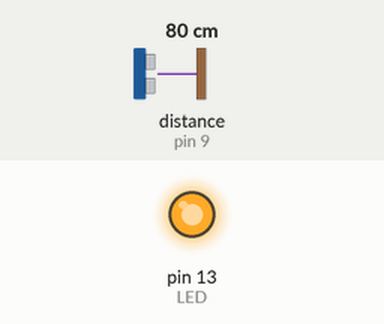
Recording of a sketch running on a simulated Arduino Uno, built with avr-gcc and run on an emulated ATmega328P. Shown: output pins drawn as LEDs (lit = HIGH). Wiring (inferred from the names in the program): ultrasonic range finder: trigger pin 8; echo pin 9. The test bench sets the inputs (shaded band); at power-on: distance to the obstacle (sensor on pin 9) 80 cm. The echo pulse lasts 58.3 µs per cm; pins used as bus, display or sensor lines are not drawn.

Above: at 1.2 s.
1.3 s: distance to the obstacle (sensor on pin 9) set to 251 cm
2.8 s: distance to the obstacle (sensor on pin 9) set to 258 cm
At 3.3 s:
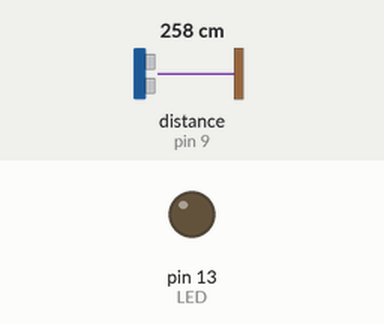
4.3 s: distance to the obstacle (sensor on pin 9) set to 2 cm
At 4.7 s:
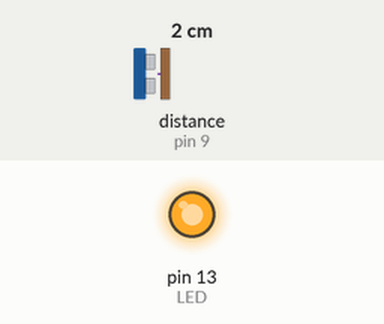
5.8 s: distance to the obstacle (sensor on pin 9) set to 299 cm
At 6.4 s:
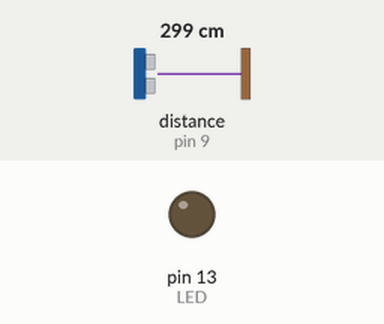
Timing chart, 0 to 8.3 s (numbered marks = the images above; inputs shaded):
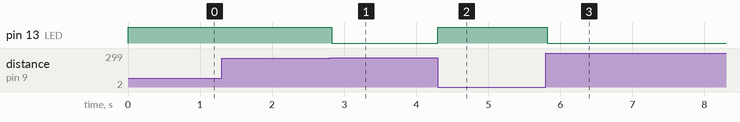

The sketch:

test-arduino-distance.ino
```cpp
const int TRIGGER = 8;
const int ECHO = 9;
const int LED = 13;

void setup() {

  pinMode(LED, OUTPUT);
  pinMode(ECHO, INPUT);
  pinMode(TRIGGER, OUTPUT);
}

void loop() {
  long time, distance;

  digitalWrite(TRIGGER, HIGH); // Envío el pulso
  delayMicroseconds(10);       // Espero 🤨
  digitalWrite(TRIGGER, LOW);

  time = pulseIn(ECHO, HIGH); // Recibo el pulso

  distance = time / 59;

  if (distance < 250) {
    digitalWrite(LED, HIGH);
  } else {
    digitalWrite(LED, LOW);
  }
}
```

Measured:
- the behaviour switches between 253 and 254 cm on distance to the obstacle (sensor on pin 9) (found by bisection; images 0 and 1)
- after the input at 1.3 s, every drawn part: stays the same
- after the input at 2.8 s, pin 13 (LED): HIGH → LOW at once
- after the input at 4.3 s, pin 13 (LED): LOW → HIGH at once
- after the input at 5.8 s, pin 13 (LED): HIGH → LOW at once
